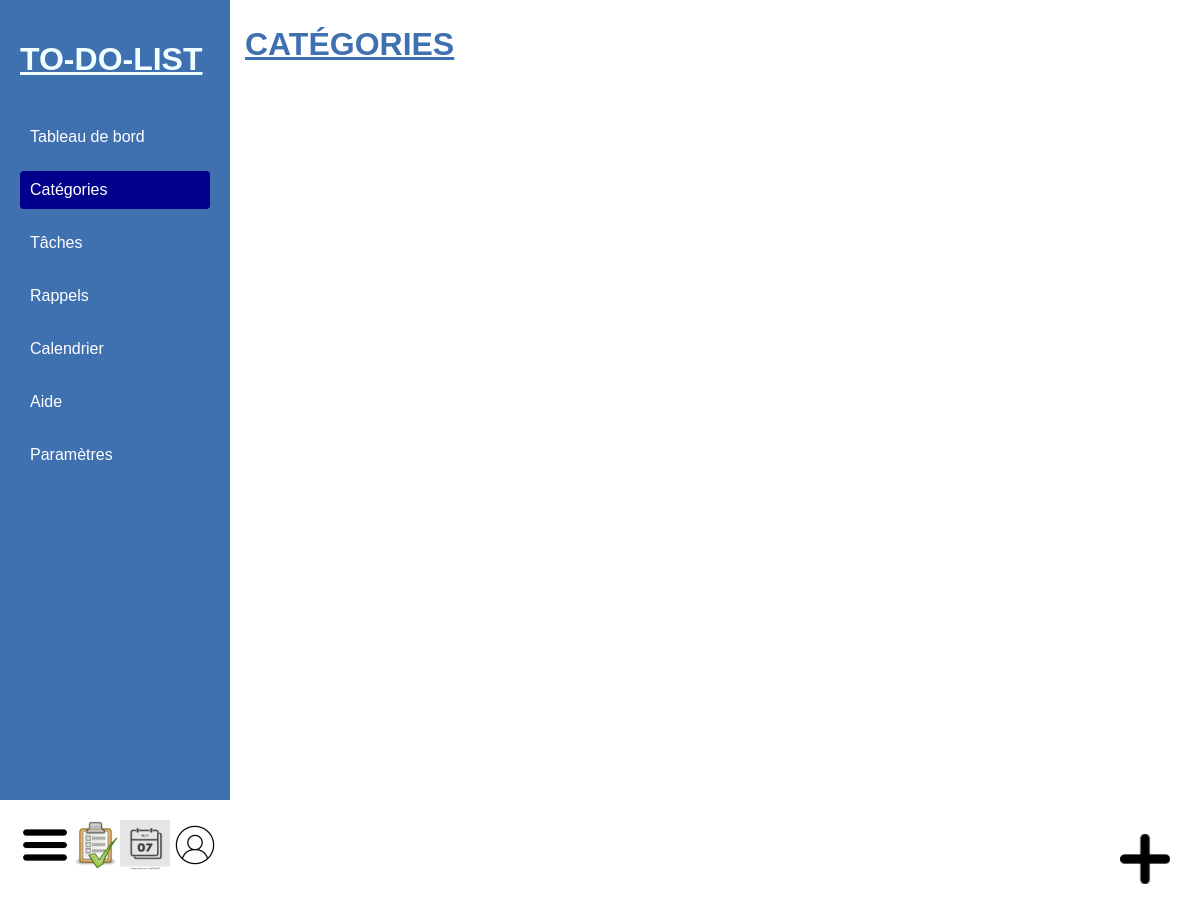
Page /categorie (signed in) on the earlier database version.
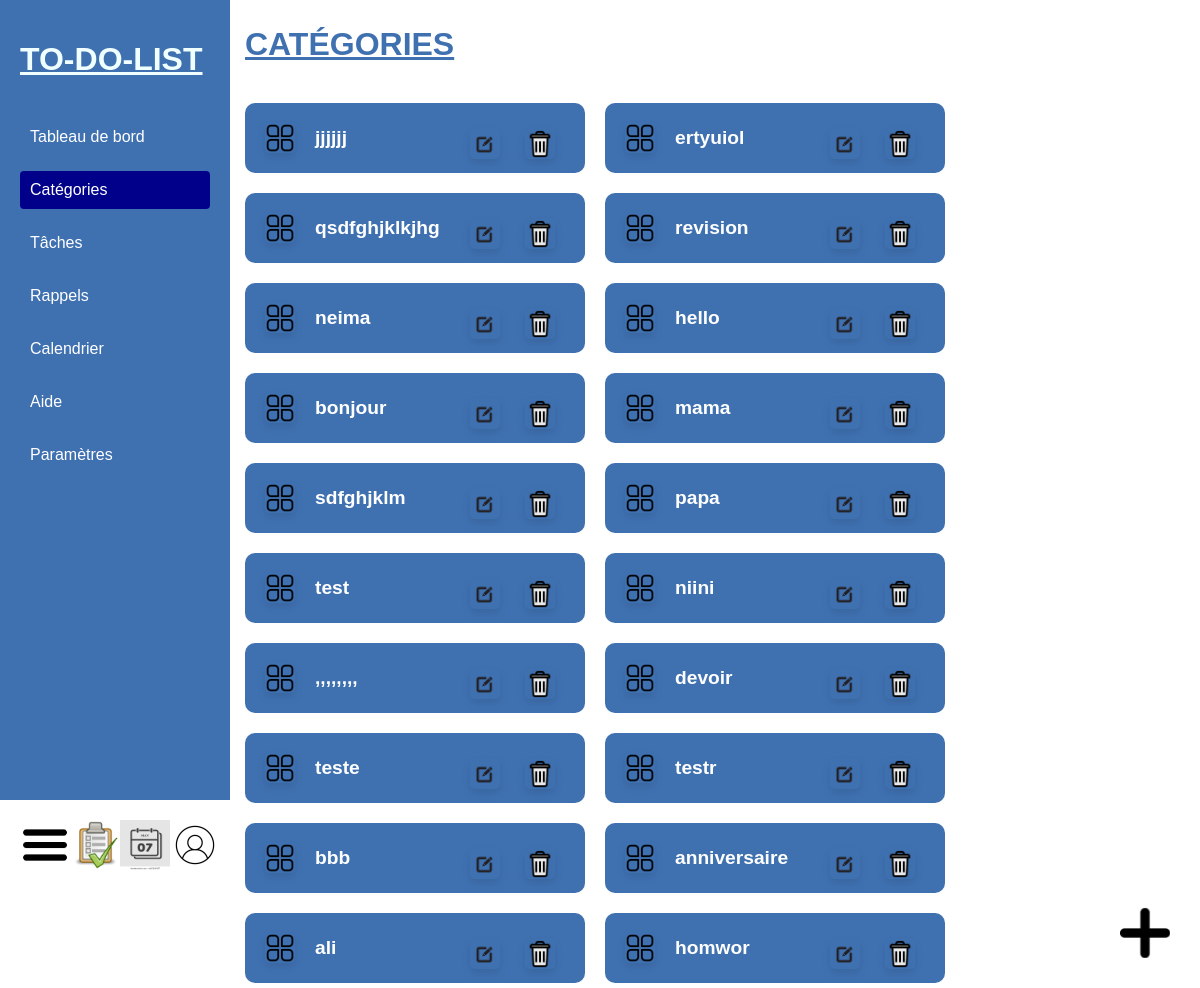
Same page on the later database version.
### models.py (models this page shows, shortened)
class Category(db.Model):
    id = db.Column(db.Integer, primary_key=True)
    name = db.Column(db.String(100), nullable=False, unique=True)

### routes.py (the view)
@app.route('/categorie')
def categorie():
    if 'user_id' in session:
        user_id = session['user_id']
        user = User.query.get(user_id)
        users = Category.query.get(user_id)
        categories = Category.query.all()
        return render_template('html/categorie.html', title='categorie', user=user, categories=categories)
    else:
        flash('Veuillez vous connecter pour accéder à cette page.', 'error')
        return redirect(url_for('login'))

### templates/html/categorie.html (shortened to what this page needs)
{% extends 'html/layout.html' %}
{% block main %}
<div class="container">
    <h1>CATÉGORIES</h1>
    <div class="categories">
        {%for category in categories%}
        <div class="category-card">
            <img src="{{ url_for('static', filename='Images/cat.png') }}" alt="">
            <p>{{category.name}}</p>
            <div class="card-images">
                <a href="/modifierC"><img src="{{ url_for('static', filename='Images/upadate.png') }}" alt="Image 2"></a>
                <a href="/DeleteC"><img src="{{ url_for('static', filename='Images/delete.webp') }}" alt="Image 1"></a>
            </div>
        </div>
        {%endfor%}
        </div>
    </div>
    <a href="/categories"><img src="{{ url_for('static', filename='Images/+.jpg') }}" alt="Image en bas à droite" class="bottom-right"></a>
{% endblock %}

### templates/html/layout.html (shortened to what this page needs)
<!DOCTYPE html>
<html lang="fr">
<head>
    <link rel="stylesheet" href="{{ url_for('static', filename='CSS/layout.css')}}">
    {% if title== 'categorie'%}   <link rel="stylesheet" href="{{ url_for('static', filename='CSS/categorie.css')}}">{%endif%}
</head>
</head>
<body>
    <header>
        <div class="sidebar">
        <h1>TO-DO-LIST</h1>
        <ul>
            <li><a href="/tableau" class=" {% if title== 'table'%} active {%endif%}">Tableau de bord</a></li>
            <li><a href="/categorie" class=" {% if title== 'categorie'%} active {%endif%}">Catégories</a></li>
            <li><a href="/tache" class=" {% if title== 'Tache'%} active {%endif%}">Tâches</a></li>
            <li><a href="/rappel" class=" {% if title== 'Rappel'%} active {%endif%}">Rappels</a></li>
            <li><a href="/calendrier" class=" {% if title== 'calendrier'%} active {%endif%}">Calendrier</a></li>
            <li><a href="/aide" class=" {% if title== 'aide'%} active {%endif%}">Aide</a></li>
            <li><a href="/parametre" class=" {% if title== 'parametre'%} active {%endif%}">Paramètres</a></li>
        </ul>
    </div>
    <div class="main-content">
        <div class="icons">
            <a href="sidebar.html" ><img src="{{ url_for('static', filename='Images/menu1.png') }}" alt="Menu"></a>
            <a href="tache.html"><img src="{{ url_for('static', filename='Images/2.png') }}" alt="Calendrier"></a>
            <img src="{{ url_for('static', filename='Images/agenda1.webp') }}" alt="Tâches">
            <a href="profil.html"><img src="{{ url_for('static', filename='Images/person2.jpg') }}" alt="Profil"></a>
        </div>
    </header>
    <main>
        {%block  main%}  {%endblock%}
    </main>
</body>
</html>

### Static/CSS/layout.css (style rules this page uses)
body { margin: 0; font-family: Arial, sans-serif; display: flex; }
.sidebar { width: 230px; background-color: rgb(63, 113, 177); color: white; height: 100vh; padding: 20px; box-sizing: border-box; }
.sidebar h1 { text-align: left; text-decoration: underline; font-weight: bold; }
.sidebar ul { list-style: none; padding: 0; }
.sidebar ul li { margin-bottom: 15px; }
.sidebar ul li a { color: white; text-decoration: none; display: block; padding: 10px; border-radius: 4px; }
.sidebar ul li a:hover, .sidebar ul li a.active { background-color: darkblue; }
.main-content { flex: 1; padding: 20px; box-sizing: border-box; }
.icons { display: flex; justify-content: space-between; margin-bottom: 20px; }
.icons img { width: 50px; height: 50px; cursor: pointer; }

### Static/CSS/categorie.css (style rules this page uses)
body { margin: 0; font-family: Arial, sans-serif; display: flex; }
.sidebar { width: 230px; background-color: rgb(63, 113, 177); color: white; height: 100vh; padding: 20px; box-sizing: border-box; }
.sidebar h1 { text-align: left; text-decoration: underline; font-weight: bold; color: azure; }
.sidebar ul { list-style: none; padding: 0; }
.sidebar ul li { margin-bottom: 15px; }
.sidebar ul li a { color: white; text-decoration: none; display: block; padding: 10px; border-radius: 4px; }
.sidebar ul li a:hover, .sidebar ul li a.active { background-color: darkblue; }
.main-content { flex: 1; padding: 20px; box-sizing: border-box; display: flex; flex-direction: column; align-items: center; }
.icons { display: flex; justify-content: space-between; margin-bottom: 20px; width: 100%; }
.icons img { width: 50px; height: 50px; cursor: pointer; }
.container { text-align: left; font-weight: bold; padding: 5px; width: 100%; }
h1 { color: rgb(63, 113, 177); margin-bottom: 40px; text-decoration: underline; }
.categories { display: flex; flex-wrap: wrap; justify-content: left; gap: 20px; }
.category-card { background-color: rgb(63, 113, 177); border-radius: 10px; padding: 20px; width: 300px; text-align: left; color: white; position: relative; }
.category-card { display: flex; align-items: center; }
.category-card img { width: 10%; margin-right: 20px; border-radius: 5px; box-shadow: 0 4px 8px rgba(0, 0, 0, 0.1); }
.category-card p { margin: 0; font-size: 1.2rem; line-height: 1.4; }
.card-images { display: flex; justify-content: flex-end; gap: 5px; position: absolute; bottom: 10px; right: 10px; }
.card-images img { width: 30px; height: 30px; border-radius: 5px; object-fit: cover; }
.bottom-right { position: fixed; bottom: 30px; right: 30px; width: 50px; height: auto; }

Differences in the rows shown:
added Category: name "jjjjjj"
added Category: name "ertyuiol"
added Category: name "qsdfghjklkjhg"
added Category: name "revision"
added Category: name "neima"
added Category: name "hello"
added Category: name "bonjour"
added Category: name "mama"
added Category: name "sdfghjklm"
added Category: name "papa"
added Category: name "test"
added Category: name "niini"
added Category: name ",,,,,,,,"
added Category: name "devoir"
added Category: name "teste"
added Category: name "testr"
added Category: name "bbb"
added Category: name "anniversaire"
added Category: name "ali"
added Category: name "homwor"
